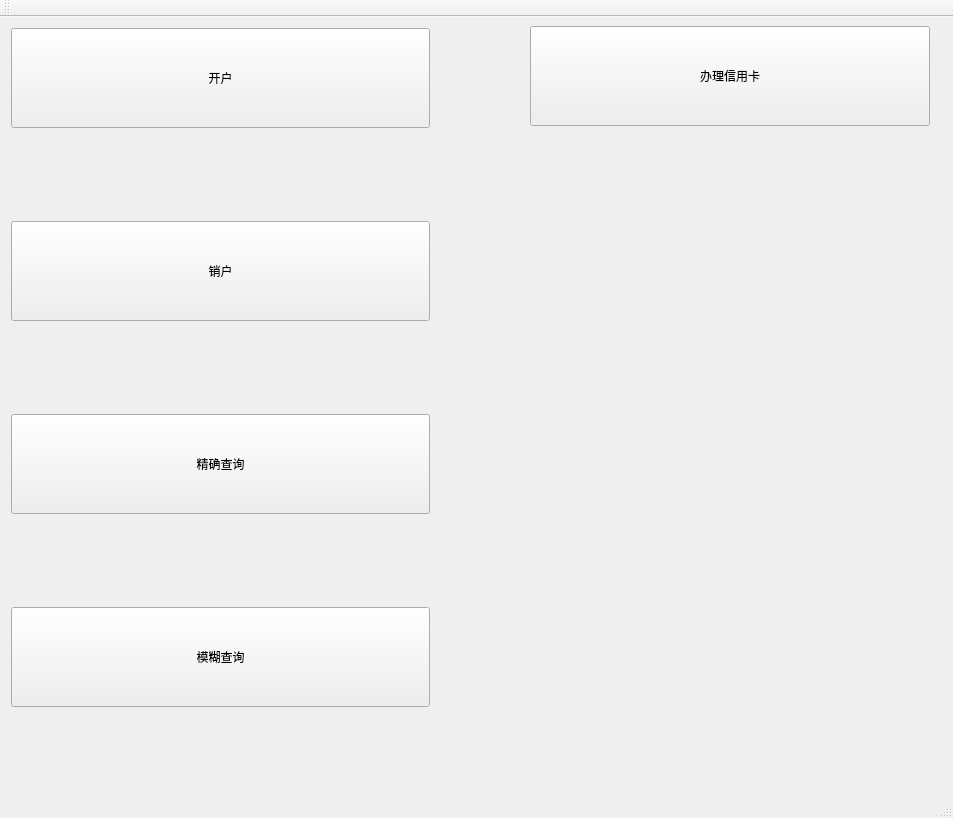
<?xml version="1.0" encoding="UTF-8"?>
<ui version="4.0">
 <class>MainWindow</class>
 <widget class="QMainWindow" name="MainWindow">
  <property name="geometry">
   <rect>
    <x>0</x>
    <y>0</y>
    <width>953</width>
    <height>818</height>
   </rect>
  </property>
  <property name="windowTitle">
   <string>管理员功能界面</string>
  </property>
  <widget class="QWidget" name="centralWidget">
   <widget class="QWidget" name="widget" native="true">
    <property name="geometry">
     <rect>
      <x>0</x>
      <y>0</y>
      <width>441</width>
      <height>701</height>
     </rect>
    </property>
    <layout class="QVBoxLayout" name="verticalLayout">
     <item>
      <widget class="QPushButton" name="Button_create_acccount">
       <property name="minimumSize">
        <size>
         <width>400</width>
         <height>100</height>
        </size>
       </property>
       <property name="text">
        <string>开户</string>
       </property>
      </widget>
     </item>
     <item>
      <spacer name="verticalSpacer">
       <property name="orientation">
        <enum>Qt::Vertical</enum>
       </property>
       <property name="sizeHint" stdset="0">
        <size>
         <width>20</width>
         <height>79</height>
        </size>
       </property>
      </spacer>
     </item>
     <item>
      <widget class="QPushButton" name="Button_delete_account">
       <property name="minimumSize">
        <size>
         <width>400</width>
         <height>100</height>
        </size>
       </property>
       <property name="text">
        <string>销户</string>
       </property>
      </widget>
     </item>
     <item>
      <spacer name="verticalSpacer_2">
       <property name="orientation">
        <enum>Qt::Vertical</enum>
       </property>
       <property name="sizeHint" stdset="0">
        <size>
         <width>20</width>
         <height>80</height>
        </size>
       </property>
      </spacer>
     </item>
     <item>
      <widget class="QPushButton" name="Button_exact_inquire">
       <property name="minimumSize">
        <size>
         <width>400</width>
         <height>100</height>
        </size>
       </property>
       <property name="text">
        <string>精确查询</string>
       </property>
      </widget>
     </item>
     <item>
      <spacer name="verticalSpacer_3">
       <property name="orientation">
        <enum>Qt::Vertical</enum>
       </property>
       <property name="sizeHint" stdset="0">
        <size>
         <width>20</width>
         <height>79</height>
        </size>
       </property>
      </spacer>
     </item>
     <item>
      <widget class="QPushButton" name="Button_fuzzy_inquire">
       <property name="minimumSize">
        <size>
         <width>200</width>
         <height>100</height>
        </size>
       </property>
       <property name="text">
        <string>模糊查询</string>
       </property>
      </widget>
     </item>
    </layout>
   </widget>
   <widget class="QPushButton" name="Button_creditcard">
    <property name="geometry">
     <rect>
      <x>530</x>
      <y>9</y>
      <width>400</width>
      <height>100</height>
     </rect>
    </property>
    <property name="minimumSize">
     <size>
      <width>400</width>
      <height>100</height>
     </size>
    </property>
    <property name="text">
     <string>办理信用卡</string>
    </property>
   </widget>
  </widget>
  <widget class="QMenuBar" name="menuBar">
   <property name="geometry">
    <rect>
     <x>0</x>
     <y>0</y>
     <width>953</width>
     <height>21</height>
    </rect>
   </property>
  </widget>
  <widget class="QToolBar" name="mainToolBar">
   <attribute name="toolBarArea">
    <enum>TopToolBarArea</enum>
   </attribute>
   <attribute name="toolBarBreak">
    <bool>false</bool>
   </attribute>
  </widget>
  <widget class="QStatusBar" name="statusBar"/>
 </widget>
 <layoutdefault spacing="6" margin="11"/>
 <resources/>
 <connections/>
</ui>
